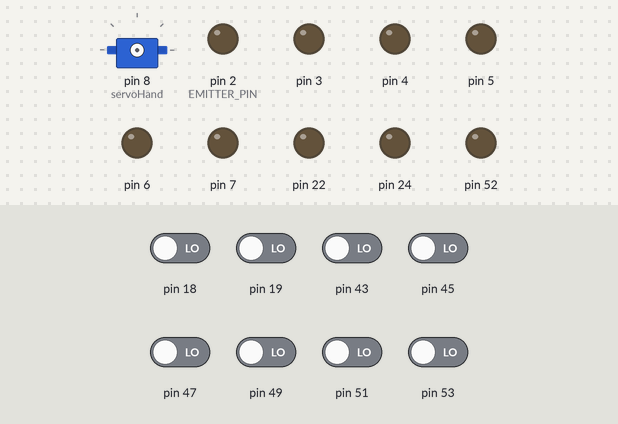
The sketch below on a simulated Arduino Mega 2560, built with avr-gcc and run on an emulated ATmega2560. Shown: servo, output pins drawn as LEDs (lit = HIGH). Inputs (shaded band) come from the test bench; at power-on: pin 18, pin 19, pin 43, pin 45, pin 47, pin 49, pin 51, pin 53 LOW. What the sketch prints to the serial monitor is not drawn.

Above: at 0.01 s.
At 10.71 s:
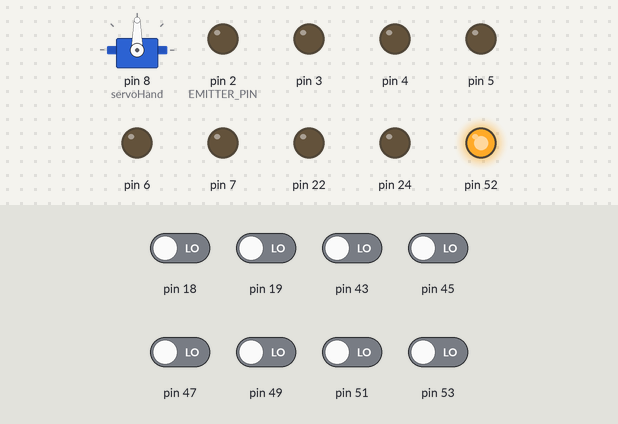
Timing chart, 0 to 12.3 s (numbered marks = the images above):
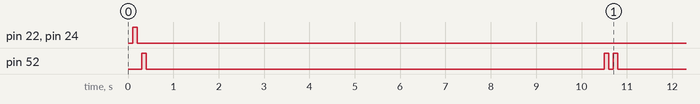

The sketch:

sensorPanelCheck.ino
```cpp
#include<math.h>
#include <Servo.h>
#include <NewPing.h>
#include <QTRSensors.h>

#define TRIGGER_PIN  12
#define ECHO_PIN     11
#define MAX_DISTANCE 200
#define CLOSE_SERVO_POS 65
#define OPEN_SERVO_POS 140
#define CATCHED_SERVO_POS 65
#define NUM_SENSORS   6
#define TIMEOUT       2500
#define EMITTER_PIN   2

QTRSensorsRC qtrrc((unsigned char[]) {43,45,47,49,51,53},NUM_SENSORS, TIMEOUT, EMITTER_PIN);
unsigned int sensorValues[NUM_SENSORS];


Servo servoHand;
NewPing sonar(TRIGGER_PIN, ECHO_PIN, MAX_DISTANCE);

int lEncoderCount;
int rEncoderCount;


void setup() {
Serial.begin(9600);
delay(100);
// set Motor PINS
  for(int i=0;i<6;i++){
    pinMode(2+i,OUTPUT);
  }

//set SensorPanel Pins
  for(int i=0;i<12;i+=2){
    pinMode(30+i,INPUT);
  }

  servoHand.attach(8);
// main v motor
  pinMode(22,OUTPUT);
  pinMode(24,OUTPUT);
  motorVStop();

//ENCORDER init
  initEncoders();
//BEEP
  pinMode(52,OUTPUT);
//Sensor Panel Calibration
  sensorCalibrate();
// LImits
  pinMode(31,INPUT);
  pinMode(33,INPUT);
}

void loop() {
unsigned int position = qtrrc.readLine(sensorValues);

  // print the sensor values as numbers from 0 to 1000, where 0 means maximum reflectance and
  // 1000 means minimum reflectance, followed by the line position
  for (unsigned char i = 0; i < NUM_SENSORS; i++)
  {
    Serial.print(sensorValues[i]);
    Serial.print('\t');
  }
  //Serial.println(); // uncomment this line if you are using raw values
  Serial.println(position); // comment this line out if you are using raw values

  delay(250);
}

int vMotorIsUp(){
  int y1=digitalRead(31);
  return y1;
}

int vMotorIsDown(){
  int y1=digitalRead(33);
  return y1;
}

void vMotorDown(){
  digitalWrite(24,HIGH);
  digitalWrite(22,LOW);
  while(vMotorIsDown()==1);
  motorVStop();
}

void vMotorUp(){
  digitalWrite(22,HIGH);
  digitalWrite(24,LOW);
  while(vMotorIsUp()==1);
  motorVStop();
}

int getPosition(){
  unsigned int position = qtrrc.readLine(sensorValues);
  return position;
}

void sensorCalibrate(){
  delay(100);
  beep(1);
  for (int i = 0; i < 400; i++)
  {
    qtrrc.calibrate();
  }
  beep(2);
  delay(1000);
}

//BEEEP
void beep(int i){
  for(int j=0;j<i;j++){
    digitalWrite(52,HIGH);
  delay(100);
  digitalWrite(52,LOW);
  delay(100);
  }
}

//
double sonarDistance(){
  unsigned int uS = sonar.ping(); // Send ping, get ping time in microseconds (uS).
  return uS / US_ROUNDTRIP_CM;
}

// ENCORDER
void initEncoders(){

  attachInterrupt(4, lEncoderIncrement, CHANGE);
  attachInterrupt(5, rEncoderIncrement, CHANGE);
}

void lEncoderIncrement(){
  lEncoderCount++;
}

void rEncoderIncrement(){
  rEncoderCount++;
}

int getLEncoderCount(){
  return lEncoderCount;
}

int getREncoderCount(){
  return  rEncoderCount;
}
//motor V controls
void motorVStop(){
  digitalWrite(22,HIGH);
  digitalWrite(24,HIGH);
  delay(100);
  digitalWrite(22,LOW);
  digitalWrite(24,LOW);
}

void openHand(){
  for(int i=CATCHED_SERVO_POS;i<=OPEN_SERVO_POS;i++){
    servoHand.write(i);
    delay(5);
  }
}

void closeHand(){
  for(int i=OPEN_SERVO_POS;i>=CATCHED_SERVO_POS;i--){
    servoHand.write(i);
    delay(5);
  }
}

void lMotorForward(int pwm){
  digitalWrite(4,HIGH);
  digitalWrite(3,LOW);
  analogWrite(2, pwm);
}

void rMotorForward(int pwm){
  digitalWrite(5,HIGH);
  digitalWrite(6,LOW);
  analogWrite(7, pwm);
}

void motorForward(int pwml,int pwmr){
  rMotorForward(pwmr);
  lMotorForward(pwml);
}

void motorStop(){

  digitalWrite(4,LOW);
  digitalWrite(3,LOW);
  analogWrite(2, 0);
  digitalWrite(6,LOW);
  digitalWrite(5,LOW);
  analogWrite(7, 0);

}

void motorBrake(){

  digitalWrite(4,HIGH);
  digitalWrite(3,HIGH);
  analogWrite(2, 255);
  digitalWrite(6,HIGH);
  digitalWrite(5,HIGH);
  analogWrite(7, 255);

}
```
